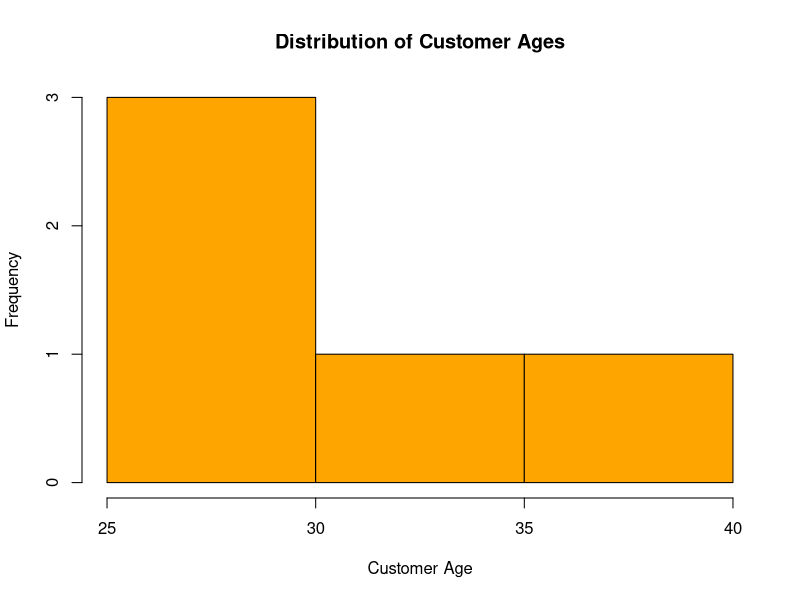
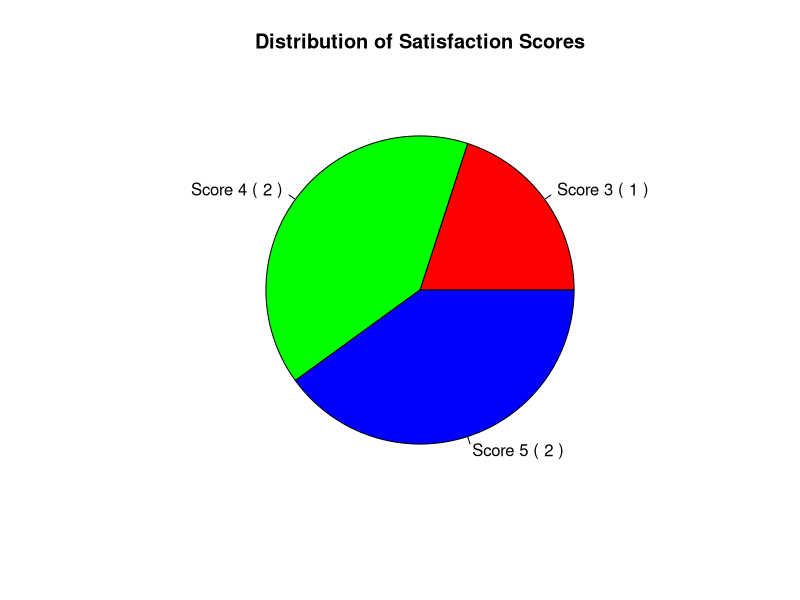
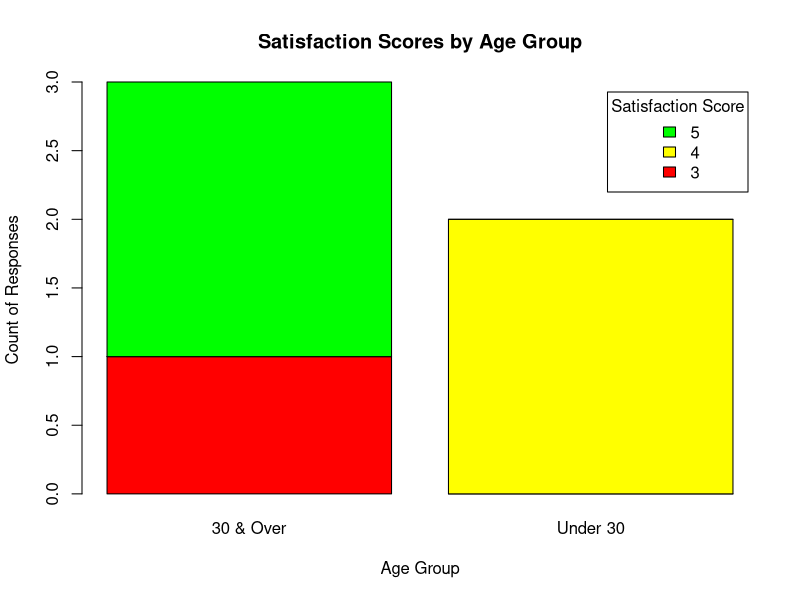
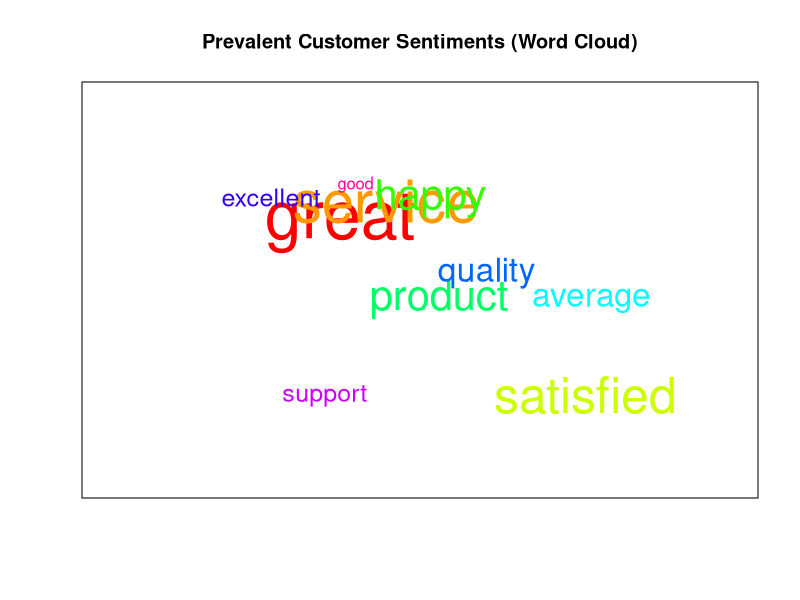

Write R code to recreate these figures, in order.
# Experiment 2: Customer Feedback Analysis
# Course: Data Handling and Visualization

# Dataset
cust_ids <- 1:5
cust_ages <- c(25, 30, 35, 28, 40)
cust_satisfaction <- c(4, 5, 3, 4, 5)
df2 <- data.frame(CustomerID = cust_ids, Age = cust_ages, SatisfactionScore = cust_satisfaction)

cat("--- Experiment 2: Customer Feedback Analysis ---\n")
print(df2)

# Q1: Create a histogram to represent the distribution of customer ages.
png("outputs/exp2_q1_histogram.png", width=800, height=600)
hist(df2$Age, col="orange", xlab="Customer Age", ylab="Frequency", 
     main="Distribution of Customer Ages", breaks=5)
dev.off()

# Q2: Generate a pie chart to display the overall distribution of customer satisfaction scores.
sat_table <- table(df2$SatisfactionScore)
png("outputs/exp2_q2_pie_chart.png", width=800, height=600)
pie(sat_table, labels=paste("Score", names(sat_table), "(", sat_table, ")"), 
    col=rainbow(length(sat_table)), main="Distribution of Satisfaction Scores")
dev.off()

# Q3: Build a stacked bar chart to visualize the distribution of customer satisfaction scores by age group.
age_group <- ifelse(df2$Age < 30, "Under 30", "30 & Over")
sat_age_table <- table(df2$SatisfactionScore, age_group)
png("outputs/exp2_q3_stacked_bar.png", width=800, height=600)
barplot(sat_age_table, col=c("red", "yellow", "green"), legend=rownames(sat_age_table),
        xlab="Age Group", ylab="Count of Responses", 
        main="Satisfaction Scores by Age Group", args.legend=list(title="Satisfaction Score"))
dev.off()

# Q4: Develop a word cloud from open-ended customer feedback.
feedback_words <- c("great", "service", "satisfied", "happy", "product", "average", "quality", "excellent", "support", "good")
feedback_freqs <- c(8, 7, 6, 5, 5, 4, 4, 3, 3, 2)
png("outputs/exp2_q4_wordcloud.png", width=800, height=600)
plot(1, type="n", xlim=c(0, 10), ylim=c(0, 10), xaxt='n', yaxt='n', ann=FALSE)
set.seed(123)
for (i in 1:length(feedback_words)) {
  text(runif(1, 2, 8), runif(1, 2, 8), feedback_words[i], cex=feedback_freqs[i]/2, col=rainbow(10)[i])
}
title("Prevalent Customer Sentiments (Word Cloud)")
dev.off()
cat("Experiment 2 successfully completed. Plots saved to outputs/.\n\n")
